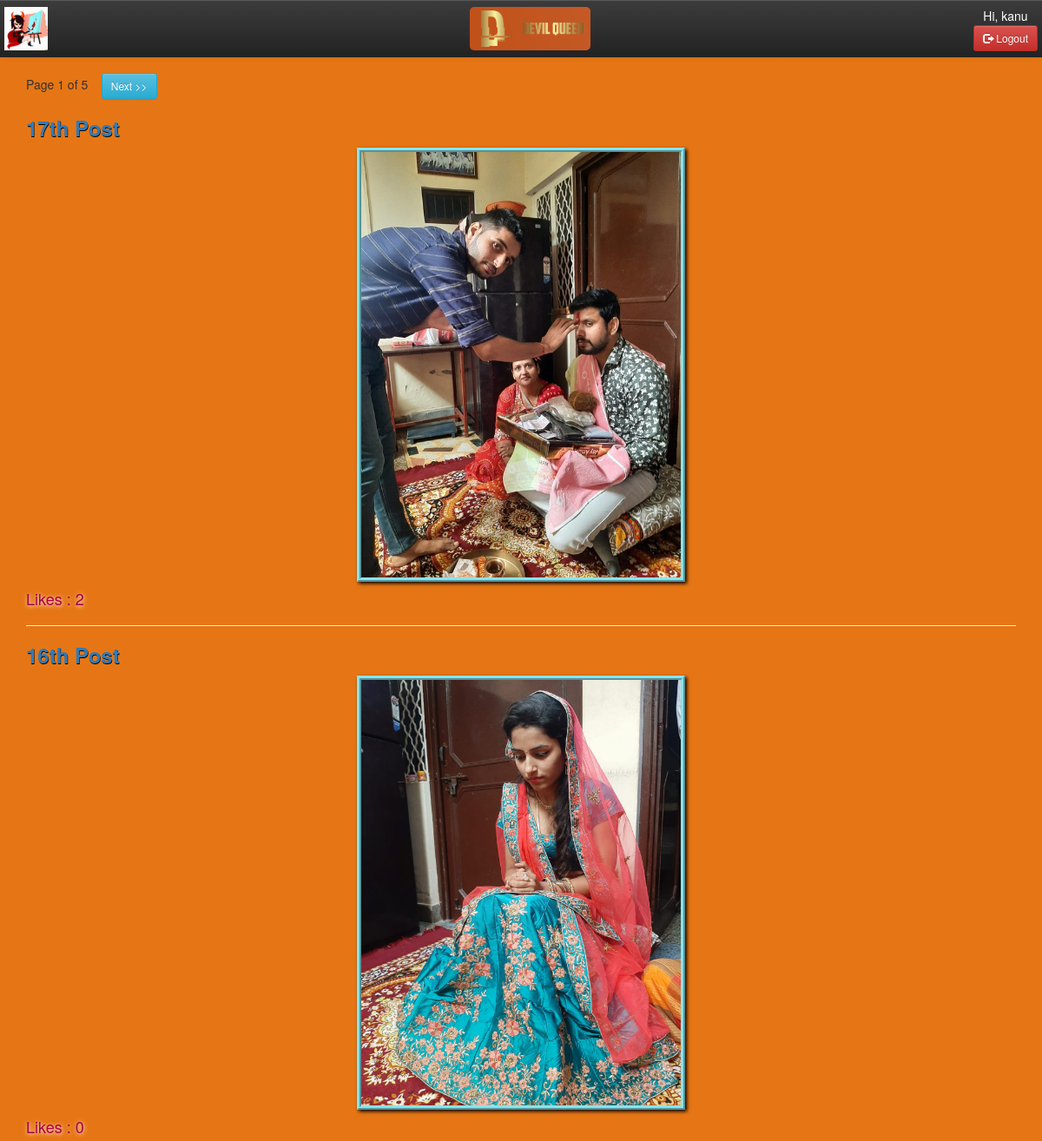
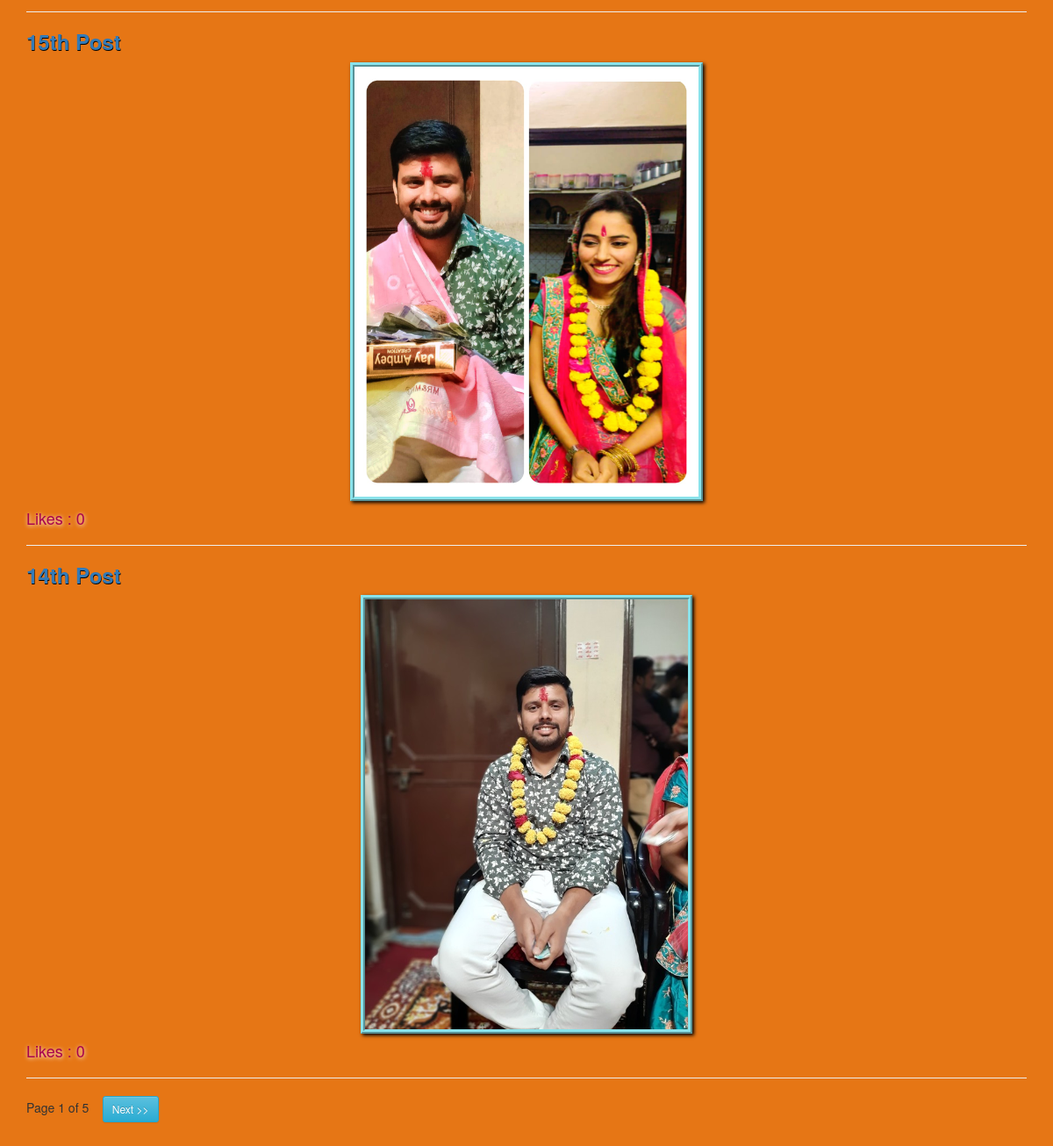
The app's page / (signed in) with its own data (2 pictures, top to bottom).
### myApp/models.py (models this page shows, shortened)
class Post(models.Model):
	STATUS_CHOICE=(('draft','Draft'),('published','Published'),('deleted','Deleted'))
	title=models.CharField(max_length=200)
	slug=models.SlugField(max_length=50,unique_for_date="publish")
	body=models.TextField(null=True,blank=True)
	publish=models.DateTimeField(default=timezone.now)
	photo=models.ImageField(upload_to='static/postimg',default="")
	click_post=models.BooleanField(default=True)
	class Meta:
		ordering = ('-publish',)
	def get_absolute_url(self):
		return reverse("post_detail",args=[self.publish.year,self.publish.strftime('%m'),self.publish.strftime('%d'),self.slug])

### myApp/views.py (the view)
# urls.py: re_path("^$",post_list_view),
@login_required
def post_list_view(request):
	post_list=Post.objects.all()
	paginator=Paginator(post_list,4)
	page_number=request.GET.get('page')
	try:
		post_list=paginator.page(page_number)
	except:
		post_list=paginator.page(1)
	d={'post_list':post_list}
	return render(request,'myApp/post_list.html',d)

### templates/myApp/post_list.html (shortened to what this page needs)
<!DOCTYPE html>
{%extends 'myApp/parent.html'%}
{%load static%}
	{%block content_block%}
	<div class="container">
		<br>
		{%include 'myApp/pagination.html' with page=post_list%}
		{%for post in post_list%}
			<div><a href="{{post.get_absolute_url}}" class="title"><h3><b>{{post.title|title}}</b></h3></a></div>
			<center>
			<a href="{{post.get_absolute_url}}" >
				<img style="border: 5px ridge #8ae3eb; box-shadow: 2px 2px 4px black" src="/{{post.photo}}" alt="N/A" id="list">
			</a>
			</center>
			<h4 style="color: #a8024d; text-shadow: 0.5px 0.5px 5px white;"> Likes : {{post.like.count}}</h4>
			<hr>
		{%endfor%}
		{%include 'myApp/pagination.html' with page=post_list%}
		<br>
		<br>
	</div>
	{%endblock%}

### templates/myApp/parent.html (shortened to what this page needs)
<!DOCTYPE html>
{%load static%}
<html>
<head>
	<link rel="stylesheet" href="https://cdn.jsdelivr.net/npm/bootstrap@3.3.7/dist/css/bootstrap.min.css">
	<link rel="stylesheet" href="https://cdn.jsdelivr.net/npm/bootstrap@3.3.7/dist/css/bootstrap-theme.min.css">
</head>
<body>
	<nav class="navbar-default navbar-fixed-top navbar-inverse">
		<div class="navbar-header">
			<img src="/static/images/logo.png" id="logo">
		</div>
		<div>
			<a href="/"><img src="/static/images/clogo.png" id="clogo"></a>
		</div>
		<div class="nav navbar-nav navbar-right" align="center">
			<h5 style="color: white; margin: 1px 1px 3px;">Hi, {{user.username}}</h5>
			<a href="/accounts/logout" class="btn btn-danger btn-sm"><span class="glyphicon glyphicon-log-out"></span> Logout</a>
		</div>
	</nav>
	<div class="content">
		{%block content_block%}
		{%endblock%}
	</div>
</body>
</html>

### templates/myApp/parent.html (style rules this page uses)
html,body { height: 100%; }
.navbar-default { position:fixed; display: flex; justify-content: space-between; top:0px; }
#logo { width: 50px; height: 50px; margin: 8px 5px; }
#clogo { width: 139px; height: 50px; margin: 8px 0px ; border-radius: 5px; }
.navbar-header { width: 100px; }
.navbar-right { margin-top: 10px; margin-right: 5px; }
#list { max-width: 95%; max-height: 500px; }
.content { margin-top: 64px; min-height: 100%; background-color: #e67615; }
.title { text-shadow: 0.5px 0.5px black; }

### records on screen
Post: title "17th Post", photo (picture), like.count "2"
Post: title "16th Post", photo (picture), like.count "0"
Post: title "15th Post", photo (picture), like.count "0"
Post: title "14th Post", photo (picture), like.count "0"

### other values on screen
{{ user.username }} "kanu"
{{ page.number }} "1 1"
{{ page.paginator.num_pages }} "5 5"
